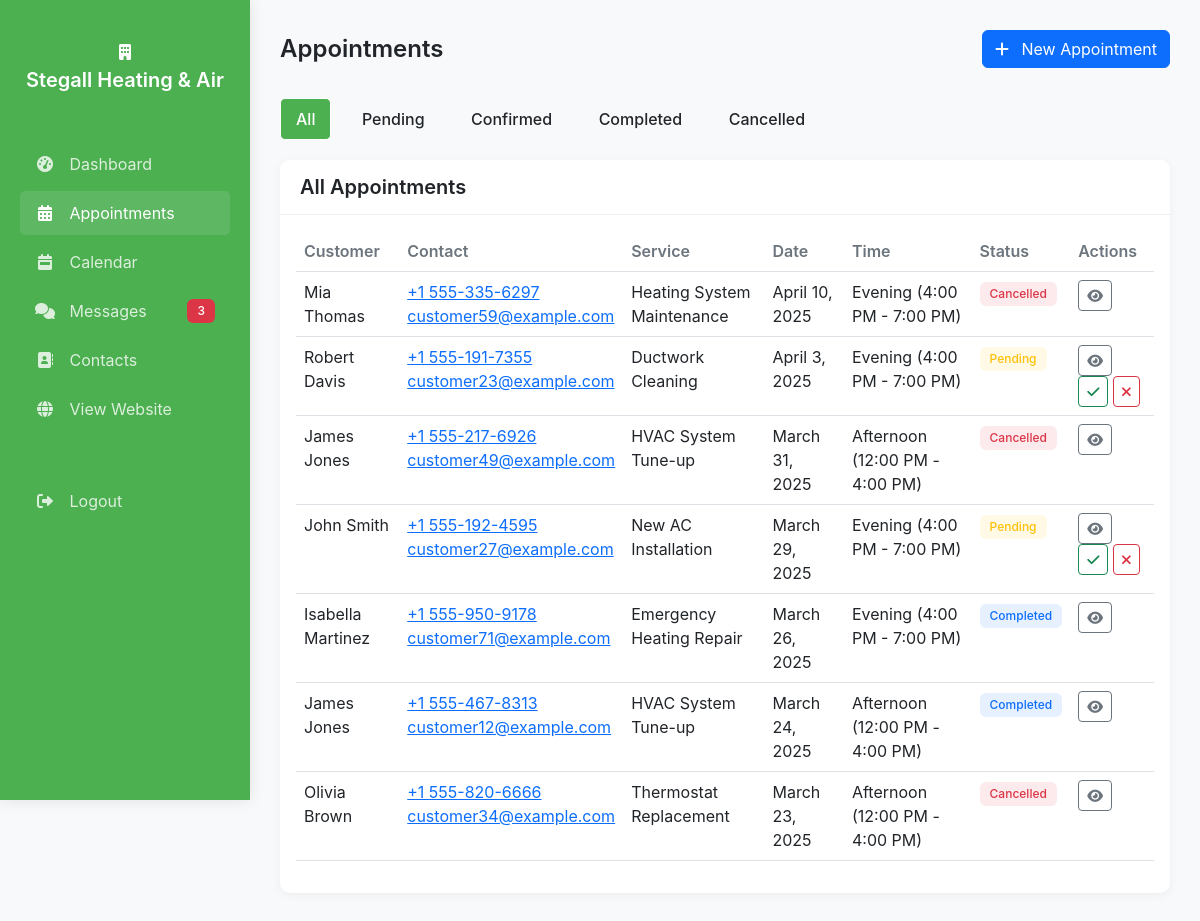
The app's page /business/appointments/stegallheatingair/ (signed in) with its own data.
### demo_app/models.py (models this page shows, shortened)
class Prospect(models.Model):
    name = models.CharField(max_length=255)
    slug = models.SlugField(unique=True)
    phone = models.CharField(max_length=20, blank=True)
    email = models.EmailField(blank=True)
    website = models.URLField(blank=True)
    address = models.CharField(max_length=255, blank=True)
    city = models.CharField(max_length=100, blank=True)
    state = models.CharField(max_length=100, blank=True)
    business_type = models.CharField(max_length=100, blank=True)
    description = models.TextField(blank=True)
    hours = models.JSONField(default=dict, blank=True)
    rating = models.DecimalField(max_digits=3, decimal_places=1, null=True, blank=True)
    reviews_count = models.IntegerField(default=0)
    logo_url = models.URLField(blank=True)
    photo_url = models.URLField(blank=True)
    demo_site_url = models.CharField(max_length=255, blank=True)
    primary_color = models.CharField(max_length=20, default="#336699")
    secondary_color = models.CharField(max_length=20, default="#66aacc")
    created_at = models.DateTimeField(auto_now_add=True)
    updated_at = models.DateTimeField(auto_now=True)
    username = models.CharField(max_length=255, blank=True)
    password = models.CharField(max_length=255, default="demo123")
    STATUS_CHOICES = (
        ('prospect', 'Prospect'),
        ('converted', 'Converted Client'),
        ('inactive', 'Inactive'),
    )
    status = models.CharField(max_length=20, choices=STATUS_CHOICES, default='prospect')
    conversion_date = models.DateTimeField(null=True, blank=True)

class Appointment(models.Model):
    prospect = models.ForeignKey(Prospect, on_delete=models.CASCADE, related_name='appointments')
    customer_name = models.CharField(max_length=255)
    customer_email = models.EmailField(blank=True, null=True)
    customer_phone = models.CharField(max_length=20)
    service_type = models.CharField(max_length=100)
    service_address = models.CharField(max_length=255, blank=True)
    notes = models.TextField(blank=True)
    appointment_date = models.DateField()
    appointment_time_slot = models.CharField(max_length=50)  # e.g., "Morning", "Afternoon"
    STATUS_CHOICES = (
        ('pending', 'Pending'),
        ('confirmed', 'Confirmed'),
        ('completed', 'Completed'),
        ('cancelled', 'Cancelled'),
    )
    status = models.CharField(max_length=20, choices=STATUS_CHOICES, default='pending')
    created_at = models.DateTimeField(auto_now_add=True)
    updated_at = models.DateTimeField(auto_now=True)
    is_demo = models.BooleanField(default=False)

### demo_app/views.py (the view)
# urls.py: path('business/appointments/<slug:slug>/', views.business_appointments, name='business_appointments'),
def business_appointments(request, slug):
    if 'business_id' not in request.session:
        return redirect('business_login')
    prospect = get_object_or_404(Prospect, slug=slug)
    if request.session['business_id'] != prospect.id:
        return redirect('business_login')
    status_filter = request.GET.get('status', '')
    if status_filter:
        appointments = Appointment.objects.filter(prospect=prospect, status=status_filter).order_by('-appointment_date')
    else:
        appointments = Appointment.objects.filter(prospect=prospect).order_by('-appointment_date')
    unread_messages = ChatMessage.objects.filter(
        prospect=prospect,
        is_read=False,
        sender_type='customer'
    ).count()
    context = {
        'prospect': prospect,
        'appointments': appointments,
        'status_filter': status_filter,
        'unread_messages': unread_messages,
    }
    return render(request, 'business_appointments.html', context)

### demo_app/templates/business_appointments.html (shortened to what this page needs)
<!DOCTYPE html>
<html lang="en">
<head>
    <link href="https://cdn.jsdelivr.net/npm/bootstrap@5.3.0/dist/css/bootstrap.min.css" rel="stylesheet">
    <link rel="stylesheet" href="https://cdnjs.cloudflare.com/ajax/libs/font-awesome/6.0.0/css/all.min.css">
</head>
<body>
    <div class="sidebar">
        <div class="sidebar-brand">
            <i class="fas fa-building mb-2"></i>
            <h4>{{ prospect.name }}</h4>
        </div>
        <ul class="sidebar-menu">
            <li>
                <a href="{% url 'business_dashboard' prospect.slug %}">
                    <i class="fas fa-tachometer-alt"></i>
                    <span>Dashboard</span>
                </a>
            </li>
            <li>
                <a href="{% url 'business_appointments' prospect.slug %}" class="active">
                    <i class="fas fa-calendar-alt"></i>
                    <span>Appointments</span>
                </a>
            </li>
            <li>
                <a href="{% url 'business_calendar' prospect.slug %}">
                    <i class="fas fa-calendar-week"></i>
                    <span>Calendar</span>
                </a>
            </li>
            <li>
                <a href="{% url 'business_messages' prospect.slug %}">
                    <i class="fas fa-comments"></i>
                    <span>Messages</span>
                    {% if unread_messages > 0 %}
                    <span class="badge bg-danger float-end">{{ unread_messages }}</span>
                    {% endif %}
                </a>
            </li>
            <li>
                <a href="{% url 'business_contacts' prospect.slug %}">
                    <i class="fas fa-address-book"></i>
                    <span>Contacts</span>
                </a>
            </li>
            <li>
                <a href="{% url 'prospect_direct' prospect.slug %}" target="_blank">
                    <i class="fas fa-globe"></i>
                    <span>View Website</span>
                </a>
            </li>
            <li class="mt-5">
                <a href="{% url 'business_logout' %}">
                    <i class="fas fa-sign-out-alt"></i>
                    <span>Logout</span>
                </a>
            </li>
        </ul>
    </div>
    <div class="content">
        <div class="page-title d-flex justify-content-between align-items-center">
            <h1>Appointments</h1>
            <button class="btn btn-primary" data-bs-toggle="modal" data-bs-target="#newAppointmentModal">
                <i class="fas fa-plus me-2"></i> New Appointment
            </button>
        </div>
        <div class="filter-buttons">
            <a href="{% url 'business_appointments' prospect.slug %}" class="btn {% if not status_filter %}active{% endif %}">All</a>
            <a href="?status=pending" class="btn {% if status_filter == 'pending' %}active{% endif %}">Pending</a>
            <a href="?status=confirmed" class="btn {% if status_filter == 'confirmed' %}active{% endif %}">Confirmed</a>
            <a href="?status=completed" class="btn {% if status_filter == 'completed' %}active{% endif %}">Completed</a>
            <a href="?status=cancelled" class="btn {% if status_filter == 'cancelled' %}active{% endif %}">Cancelled</a>
        </div>
        <div class="card">
            <div class="card-header">
                <h5>
                    {% if status_filter %}
                        {{ status_filter|title }} Appointments
                    {% else %}
                        All Appointments
                    {% endif %}
                </h5>
            </div>
            <div class="card-body">
                {% if appointments %}
                <div class="table-responsive">
                    <table class="table table-hover">
                        <thead>
                            <tr>
                                <th>Customer</th>
                                <th>Contact</th>
                                <th>Service</th>
                                <th>Date</th>
                                <th>Time</th>
                                <th>Status</th>
                                <th>Actions</th>
                            </tr>
                        </thead>
                        <tbody>
                            {% for appointment in appointments %}
                            <tr>
                                <td>{{ appointment.customer_name }}</td>
                                <td>
                                    {% if appointment.customer_phone %}
                                    <a href="tel:{{ appointment.customer_phone }}">{{ appointment.customer_phone }}</a>
                                    {% endif %}
                                    {% if appointment.customer_email %}
                                    <br>
                                    <a href="mailto:{{ appointment.customer_email }}">{{ appointment.customer_email }}</a>
                                    {% endif %}
                                </td>
                                <td>{{ appointment.service_type }}</td>
                                <td>{{ appointment.appointment_date }}</td>
                                <td>{{ appointment.appointment_time_slot }}</td>
                                <td>
                                    {% if appointment.status == 'pending' %}
                                    <span class="badge badge-pending">Pending</span>
                                    {% elif appointment.status == 'confirmed' %}
                                    <span class="badge badge-confirmed">Confirmed</span>
                                    {% elif appointment.status == 'completed' %}
                                    <span class="badge badge-completed">Completed</span>
                                    {% elif appointment.status == 'cancelled' %}
                                    <span class="badge badge-cancelled">Cancelled</span>
                                    {% endif %}
                                </td>
                                <td>
                                    <button class="btn btn-sm btn-outline-secondary view-appointment" data-id="{{ appointment.id }}" data-bs-toggle="modal" data-bs-target="#viewAppointmentModal">
                                        <i class="fas fa-eye"></i>
                                    </button>
                                    {% if appointment.status == 'pending' %}
                                    <button class="btn btn-sm btn-outline-success confirm-appointment" data-id="{{ appointment.id }}">
                                        <i class="fas fa-check"></i>
                                    </button>
                                    {% endif %}
                                    {% if appointment.status == 'pending' or appointment.status == 'confirmed' %}
                                    <button class="btn btn-sm btn-outline-danger cancel-appointment" data-id="{{ appointment.id }}">
                                        <i class="fas fa-times"></i>
                                    </button>
                                    {% endif %}
                                </td>
                            </tr>
                            {% endfor %}
                        </tbody>
                    </table>
                </div>
                {% else %}
                <div class="alert alert-info mb-0">No appointments found.</div>
                {% endif %}
            </div>
        </div>
    </div>
</body>
</html>

### records on screen
Prospect: name "Stegall Heating & Air"
Appointment: customer_name "Mia Thomas", customer_phone "+1 555-335-6297", customer_email "customer59@example.com", service_type "Heating System Maintenance", appointment_date "April 10, 2025", appointment_time_slot "Evening (4:00 PM - 7:00 PM)", status "Cancelled"
Appointment: customer_name "Robert Davis", customer_phone "+1 555-191-7355", customer_email "customer23@example.com", service_type "Ductwork Cleaning", appointment_date "April 3, 2025", appointment_time_slot "Evening (4:00 PM - 7:00 PM)", status "Pending"
Appointment: customer_name "James Jones", customer_phone "+1 555-217-6926", customer_email "customer49@example.com", service_type "HVAC System Tune-up", appointment_date "March 31, 2025", appointment_time_slot "Afternoon (12:00 PM - 4:00 PM)", status "Cancelled"
Appointment: customer_name "John Smith", customer_phone "+1 555-192-4595", customer_email "customer27@example.com", service_type "New AC Installation", appointment_date "March 29, 2025", appointment_time_slot "Evening (4:00 PM - 7:00 PM)", status "Pending"
Appointment: customer_name "Isabella Martinez", customer_phone "+1 555-950-9178", customer_email "customer71@example.com", service_type "Emergency Heating Repair", appointment_date "March 26, 2025", appointment_time_slot "Evening (4:00 PM - 7:00 PM)", status "Completed"
Appointment: customer_name "James Jones", customer_phone "+1 555-467-8313", customer_email "customer12@example.com", service_type "HVAC System Tune-up", appointment_date "March 24, 2025", appointment_time_slot "Afternoon (12:00 PM - 4:00 PM)", status "Completed"
Appointment: customer_name "Olivia Brown", customer_phone "+1 555-820-6666", customer_email "customer34@example.com", service_type "Thermostat Replacement", appointment_date "March 23, 2025", appointment_time_slot "Afternoon (12:00 PM - 4:00 PM)", status "Cancelled"

### other values on screen
{{ unread_messages }} "3"
